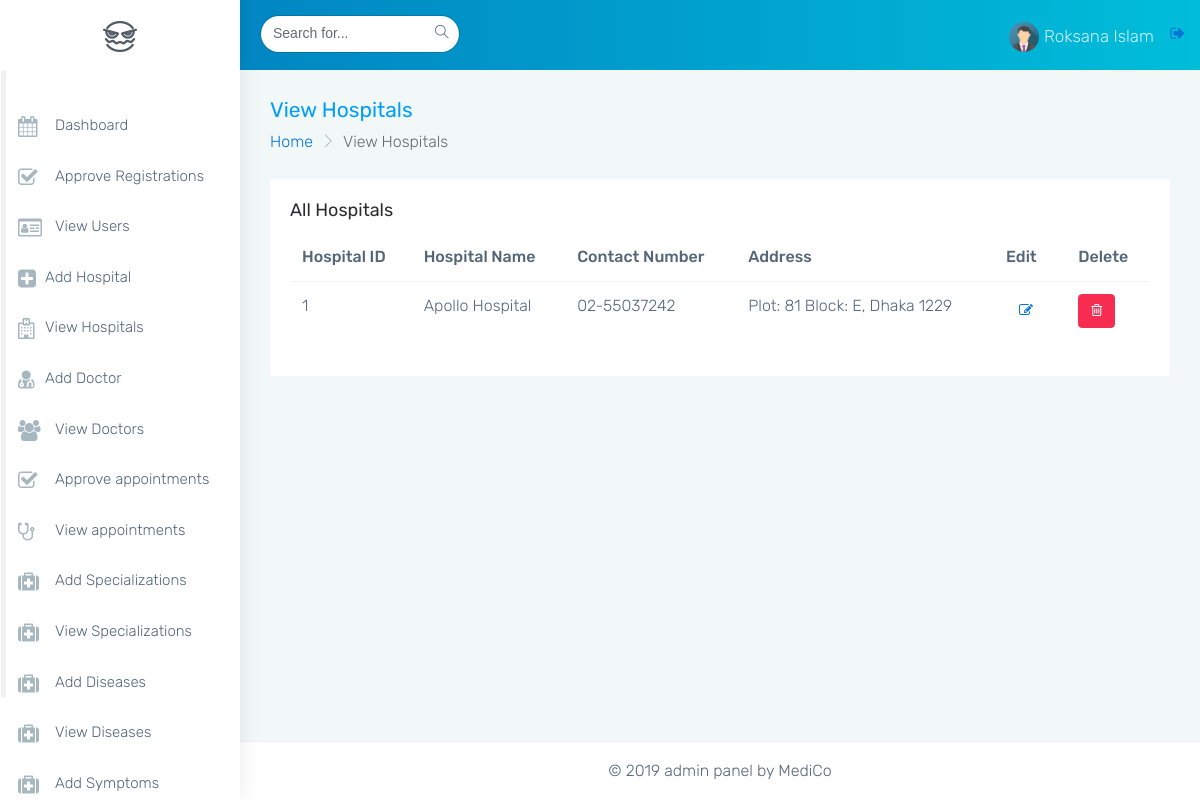
The page /mediment-admin/monster-html/view_hospitals.php?result=updated (signed in) on the database as committed earlier.
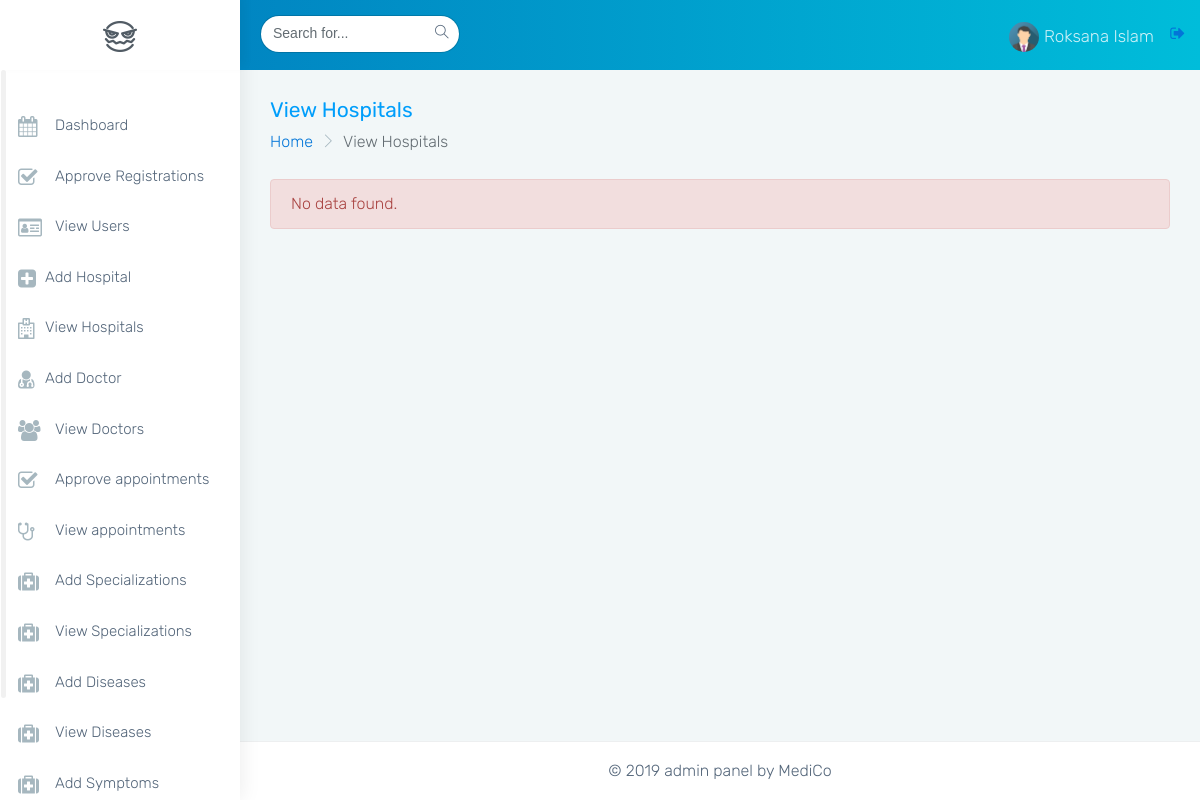
The same page on the database as committed later.
### tables this page shows
CREATE TABLE `hospitals` (
  `hospitalid` int(11) NOT NULL AUTO_INCREMENT,
  `name` varchar(255) DEFAULT NULL,
  `contact` varchar(11) DEFAULT NULL,
  `address` varchar(255) DEFAULT NULL,
  `isdelete` char(1) DEFAULT '0',
  `created_at` datetime DEFAULT CURRENT_TIMESTAMP,
  `updated_at` datetime DEFAULT CURRENT_TIMESTAMP ON UPDATE CURRENT_TIMESTAMP,
  PRIMARY KEY (`hospitalid`),
  UNIQUE KEY `hospitalid_UNIQUE` (`hospitalid`)
);

### mediment-admin/monster-html/view_hospitals.php (the view, shortened to what this page needs)
<?php
    include('common/html_head.php');
    include('common/db_connection.php');
    $sql="SELECT * FROM hospitals WHERE isdelete='0' ORDER BY hospitalid";
    $result=mysqli_query($connect,$sql);
    $num_of_rows = mysqli_num_rows($result);
?>
<body class="fix-header card-no-border">
    <div id="main-wrapper">
        <?php
        include('common/header.php');
        ?>
        <?php
        include('common/side_nav.php');
        ?>
        <div class="page-wrapper">
            <div class="container-fluid">
                <div class="row page-titles">
                    <div class="col-md-6 col-8 align-self-center">
                        <h3 class="text-themecolor m-b-0 m-t-0">View Hospitals</h3>
                        <ol class="breadcrumb">
                            <li class="breadcrumb-item"><a href="javascript:void(0)">Home</a></li>
                            <li class="breadcrumb-item active">View Hospitals</li>
                        </ol>
                    </div>
                </div>
                <?php
                if($num_of_rows > 0){
                ?>
                <div class="row">
                    <div class="col-sm-12">
                        <div class="card">
                            <div class="card-block">
                                <h4 class="card-title">All Hospitals</h4>
                                <div class="table-responsive">
                                    <table class="table">
                                        <thead>
                                            <tr>
                                                <th>Hospital ID</th>
                                                <th>Hospital Name</th>
                                                <th>Contact Number</th>
                                                <th>Address</th>
                                                <th>Edit</th>
                                                <th>Delete</th>
                                            </tr>
                                        </thead>
                                        <tbody>
                                            <?php
                                            while($row=mysqli_fetch_assoc($result)){
                                              ?>
                                            <tr>
                                                <td><?php echo $row['hospitalid']; ?></td>
                                                <td><?php echo ucwords(strtolower($row['name'])); ?></td>
                                                <td><?php echo $row['contact']; ?></td>
                                                <td><?php echo $row['address']; ?></td>
                                                <td><a href="update_hospitals.php?id=<?php echo $row['hospitalid']; ?>" class="btn btn-default"><i class="fa fa-edit"></i></a></td>
                                               <td><a href="delete_hospitals.php?id=<?php echo $row['hospitalid'];?>" class="btn btn-danger"><i class="fa fa-trash-o"></i></a></td>
                                            </tr>
                                            <?php
                                            }
                                            ?>
                                        </tbody>
                                    </table>
                                </div>
                            </div>
                            <?php
                              }
                              else if($num_of_rows == 0){
                               ?>
                               <div class='alert alert-danger'>
                                No data found.
                               </div>
                               <?php
                                }
                               ?>
                        </div>
                    </div>
                </div>
            </div>
            <?php
            include('common/footer.php');
            ?>
</body>
</html>

Rows that differ between the two databases and show on the page:
removed hospitals: hospitalid "1", name "Apollo Hospital", contact "02-55037242", address "Plot: 81 Block: E, Dhaka 1229"
Other text that changed with them:
text no longer shown: "All Hospitals Hospital ID Hospital Name Contact Number Address Edit Delete"
text now shown: "No data found."
